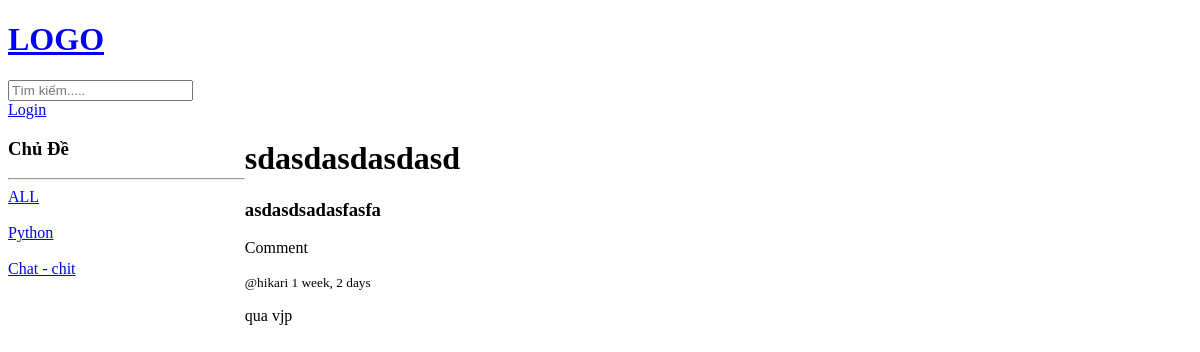
Before: /room/8/ with the older database file.
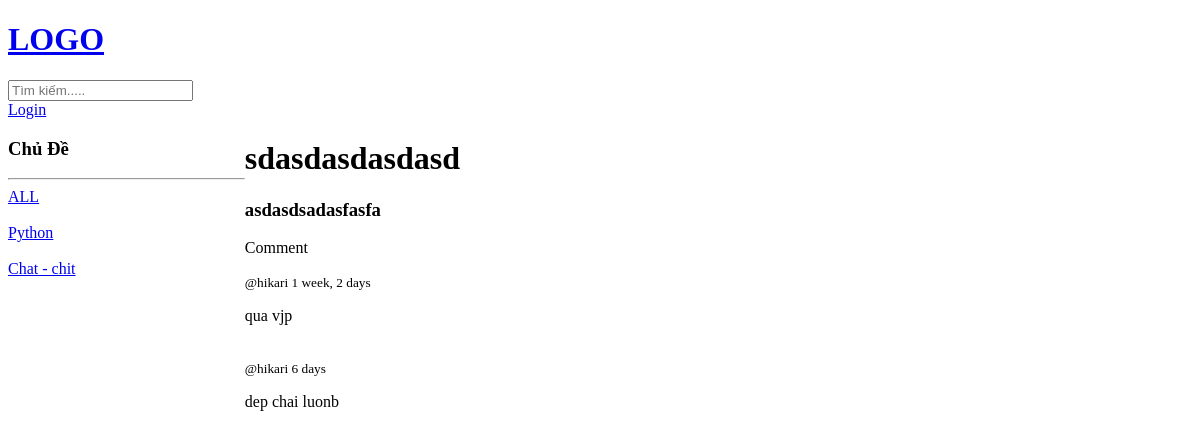
After: the same page with the newer database file.
### base/models.py (models this page shows, shortened)
class Topic(models.Model):
    name = models.CharField(max_length=200)
    description = models.TextField(null = True, blank = True)

class Message(models.Model):
    user = models.ForeignKey(User, on_delete=models.CASCADE)
    room = models.ForeignKey(Room, on_delete=models.CASCADE)
    body = models.TextField()
    updated = models.DateTimeField(auto_now=True)
    created = models.DateTimeField(auto_now_add=True)

### base/views.py (the view, shortened to what this page needs)
# urls.py: path('room/<str:pk>/', views.room, name="room"),
def room(request,pk):
    topics = Topic.objects.all()
    room = Room.objects.get(id=pk)
    room_comment = room.message_set.all()
    context = {'room': room,'room_comment':room_comment, 'topics':topics}
    return render(request, 'base/room.html', context)

### base/templates/base/room.html (shortened to what this page needs)
{% extends 'main.html' %}
{% block content %}
<div class="room-wraper">
    <div>
        {% include 'base/topic_bar.html' %}
    </div>
    <div>
        <h1>{{room.name}}</h1>
        <h3>{{room.description}}</h3>
        <div>
            <p>Comment</p>
            {%for comment in room_comment%}
            <small>@{{comment.user}} {{comment.created|timesince}}</small>
            <p>{{comment.body}}</p>
            <br>
            {%endfor%}
        </div>
{% endblock %}

### base/templates/base/topic_bar.html (shortened to what this page needs)
{%block content%}
<div class="topic-wraper">
    <h3>Chủ Đề</h3>
    <hr>
    <div>
        <a href="{%url 'home'%}">ALL</a>
    </div>
    <br>
    {%for topic in topics%}
    <div>
        <a href="{%url 'home'%}?q={{topic.name}}">{{topic.name}}</a>
    </div>
    <br>
    {%endfor%}
</div>
{%endblock%}

Changed rows visible on the page:
added Message: user "hikari", created "6 days", body "dep chai luonb"
